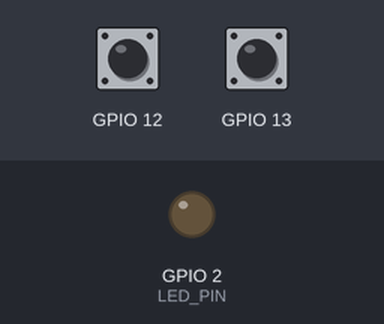
The sketch below on a simulated ESP32. On the bench: output pins drawn as LEDs (lit = HIGH). The test bench sets the inputs (shaded band); at power-on: GPIO 13 HIGH, GPIO 12 HIGH. What the sketch prints to the serial monitor is not drawn.

Above: at 2.2 s.
2.3 s: GPIO 13 pulled LOW for 0.15 s
At 3.0 s:
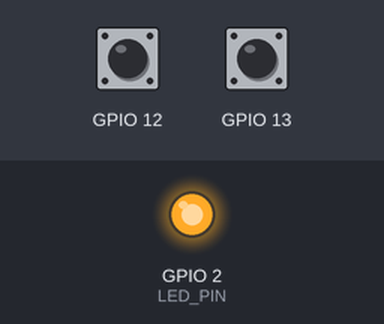
3.9 s: GPIO 12 pulled LOW for 0.15 s
At 4.2 s:
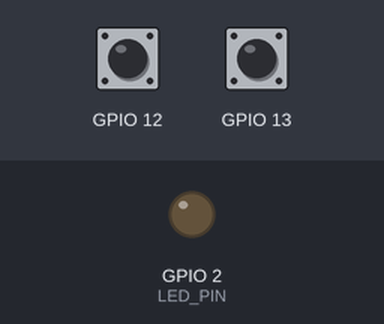
5.5 s: GPIO 13 pulled LOW for 1 s
At 6.6 s:
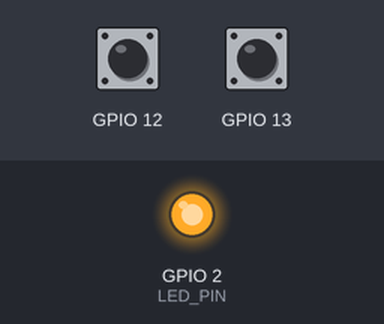
Timing chart, 0 to 8.5 s (numbered marks = the images above; inputs shaded):
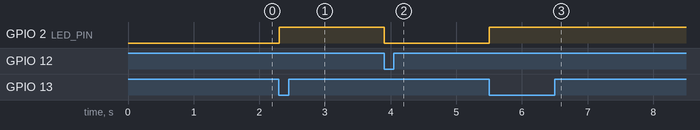

Measured:
- after the input at 2.3 s, GPIO 2 (LED_PIN): LOW → HIGH at once
- after the input at 3.9 s, GPIO 2 (LED_PIN): HIGH → LOW at once
- after the input at 5.5 s, GPIO 2 (LED_PIN): LOW → HIGH at once

The sketch:

002-TouchPress.ino
```cpp
/** ****************************************************************************************
 * \mainpage ESP32-DEVKIT_002-TouchPress
 *
 * @brief TouchPress
 *
 * https://circuits4you.com/2018/12/31/esp32-capacitive-touch-pad-example/
 * https://randomnerdtutorials.com/esp32-touch-pins-arduino-ide/
 *
 * @author Filippo Bilardo
 * @version 1.0  05/01/21  Versione iniziale
 */

#define LED_PIN 2 //ON Board LED GPIO 2
//T4 //#define TOUCH4_PIN 13 //GPIO 13
//T5 //#define TOUCH5_PIN 12 //GPIO 12
#define debug(fmt, ...) Serial.printf("%s: " fmt "\r\n", __func__, ##__VA_ARGS__)
#define TOUCH_THRESHOLD 20 //Livello minimo per distinguere il touch

void setup() {
  Serial.begin(115200);
  delay(1000); // give me time to bring up serial monitor
  Serial.println("ESP32 Touch Test");

  pinMode(LED_PIN, OUTPUT);
}

void loop() {
  test3();
}

/**
 * @brief Test1 - stato dei pin touch sul monitor seriale
 * @date 05/01/21
 */
void test1() {
  byte t4 = touchRead(T4);
  byte t5 = touchRead(T5);

  debug("TOUCH4_PIN=%d, TOUCH5_PIN=%d", t4, t5);
  delay(100);
}

/**
 * @brief Test2 - stato dei pin touch sul plotter seriale
 * @date 05/01/21
 */
void test2() {
  byte t4 = touchRead(T4);
  Serial.println(t4);
}

/**
 * @brief Test3 - accensione e spegnimento del led
 * @date 05/01/21
 */
void test3() {
  byte t4 = touchRead(T4);
  byte t5 = touchRead(T5);

  //debug("TOUCH4_PIN=%d, TOUCH5_PIN=%d", t4, t5);
  Serial.println(t4); //Visualizzare su Plotter seriale

  if(t4 < TOUCH_THRESHOLD && t4) { // turn LED on
    digitalWrite(LED_PIN, HIGH);
    //Serial.println(" - LED on");
  }
  if(t5 < TOUCH_THRESHOLD && t5) { // turn LED off
    digitalWrite(LED_PIN, LOW);
    //Serial.println(" - LED off");
  }
}
```
